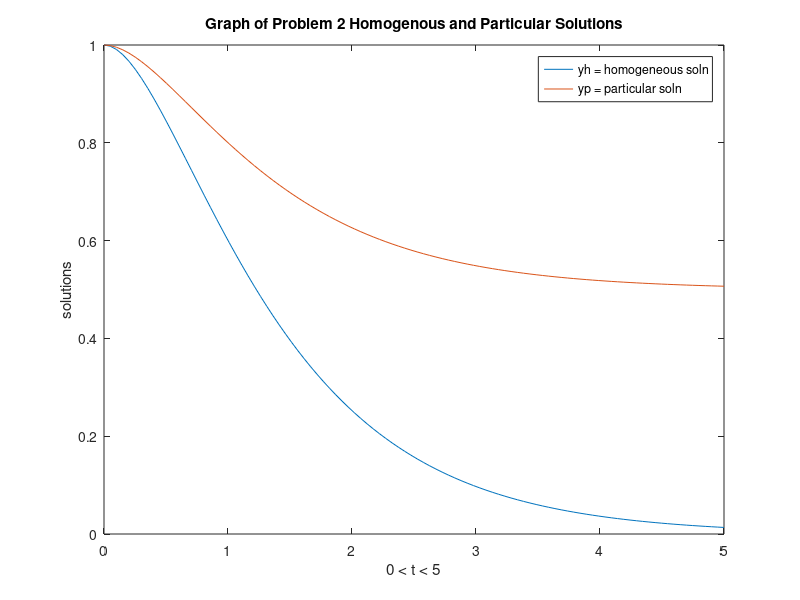

Here is the MATLAB script that generated this plot:
% Mike Moore
% CENG 5131
% HW 4
% Problem # 2
% Description:
%   This script plots the solutions to problem # 2. 
%   The first part is a plot of the solution obtained 
%   by hand to part a. It is a 2nd order system with 
%   no forcing function. The second part plots the same
%   system's response to the unit step forcing function.
%   Both solutions to the differential equation were obtained
%   by hand, and this script simply plots them.

clear all; close all; clc;

% Create time array
t = linspace(0,5,100);
homogeneous_soln = 2*exp(-t) - exp(-2*t);
particular_soln = exp(-t) - 0.5*exp(-2*t) + 0.5;

figure(1)
plot(t, homogeneous_soln, t, particular_soln)
title('Graph of Problem 2 Homogenous and Particular Solutions')
xlabel('0 < t < 5') % x-axis label
ylabel('solutions') % y-axis label
legend('yh = homogeneous soln','yp = particular soln', 'Location', 'northeast')
